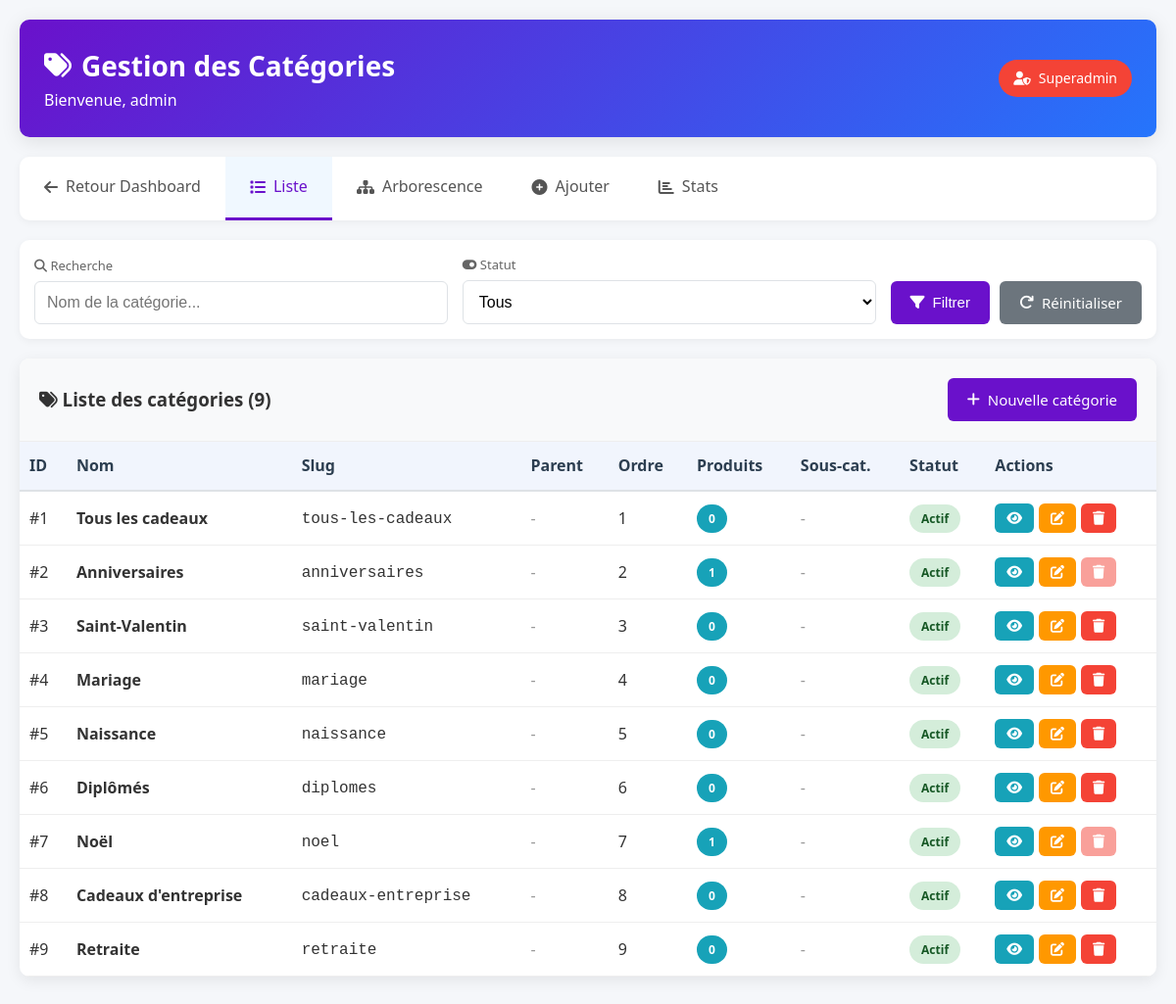
Screenshot of /admin_categories.php (signed in) with the database file from the repository.
### tables this page shows
CREATE TABLE `categories` (
  `id_categorie` int NOT NULL,
  `nom` varchar(100) NOT NULL,
  `slug` varchar(100) NOT NULL,
  `description` text,
  `parent_id` int DEFAULT NULL,
  `image` varchar(255) DEFAULT NULL,
  `ordre` int DEFAULT '0',
  `active` tinyint(1) DEFAULT '1',
  `meta_titre` varchar(255) DEFAULT NULL,
  `meta_description` text,
  `date_creation` datetime DEFAULT CURRENT_TIMESTAMP
);

### admin_categories.php (the view, shortened to what this page needs)
<?php
require_once 'admin_protection.php';
$action = $_GET['action'] ?? 'list';
$id = $_GET['id'] ?? 0;
$admin_username = $_SESSION['admin_username'] ?? 'Administrateur';
$admin_role = $_SESSION['admin_role'] ?? 'Non défini';
function getAllCategories($pdo, $page = 1, $limit = 20, $filtres = []) {
    $offset = ($page - 1) * $limit;
    $sql = "SELECT
                c.*,
                c2.nom as parent_nom,
                (SELECT COUNT(*) FROM produits WHERE id_categorie = c.id_categorie) as nb_produits,
                (SELECT COUNT(*) FROM categories WHERE parent_id = c.id_categorie) as nb_sous_categories
            FROM categories c
            LEFT JOIN categories c2 ON c.parent_id = c2.id_categorie
            WHERE 1=1";
    $params = [];
    $sql .= " ORDER BY c.ordre, c.nom LIMIT :limit OFFSET :offset";
    $stmt = $pdo->prepare($sql);
    $stmt->bindValue(':limit', $limit, PDO::PARAM_INT);
    $stmt->bindValue(':offset', $offset, PDO::PARAM_INT);
    $stmt->execute();
    return $stmt->fetchAll();
}
function countCategories($pdo, $filtres = []) {
    $sql = "SELECT COUNT(*) as total FROM categories WHERE 1=1";
    $params = [];
    $stmt = $pdo->prepare($sql);
    $stmt->execute($params);
    $result = $stmt->fetch();
    return $result['total'];
}
$filtres = [
    'search' => $_GET['search'] ?? '',
    'active' => isset($_GET['active']) ? (int)$_GET['active'] : ''
];
$page = max(1, intval($_GET['page'] ?? 1));
$limit = 20;
$total_categories = countCategories($pdo, $filtres);
$categories = [];
if ($action === 'list') {
    $categories = getAllCategories($pdo, $page, $limit, $filtres);
} elseif ($action === 'edit' && $id > 0) {
    $categorie = getCategoryById($pdo, $id);
    if (!$categorie) {
        $error = "Catégorie non trouvée.";
        $action = 'list';
    }
}
?>
<!DOCTYPE html>
<html lang="fr">
<head>
    <link rel="stylesheet" href="https://cdnjs.cloudflare.com/ajax/libs/font-awesome/6.4.0/css/all.min.css">
</head>
<body>
    <div class="container">
        <div class="header">
            <div>
                <h1><i class="fas fa-tags"></i> Gestion des Catégories</h1>
                <p>Bienvenue, <?php echo htmlspecialchars($admin_username); ?></p>
            </div>
            <div class="role-badge <?php echo $admin_role === 'superadmin' ? 'superadmin-badge' : ''; ?>">
                <i class="fas fa-user-shield"></i> <?php echo htmlspecialchars(ucfirst($admin_role)); ?>
            </div>
        </div>
        <div class="nav-tabs">
            <a href="dashboard.php">
                <i class="fas fa-arrow-left"></i> <span class="hide-mobile">Retour Dashboard</span>
            </a>
            <a href="admin_categories.php?action=list" class="<?php echo $action == 'list' ? 'active' : ''; ?>">
                <i class="fas fa-list"></i> <span>Liste</span>
            </a>
            <a href="admin_categories.php?action=tree" class="<?php echo $action == 'tree' ? 'active' : ''; ?>">
                <i class="fas fa-sitemap"></i> <span>Arborescence</span>
            </a>
            <a href="admin_categories.php?action=add" class="<?php echo $action == 'add' ? 'active' : ''; ?>">
                <i class="fas fa-plus-circle"></i> <span>Ajouter</span>
            </a>
            <a href="admin_categories.php?action=stats" class="<?php echo $action == 'stats' ? 'active' : ''; ?>">
                <i class="fas fa-chart-bar"></i> <span>Stats</span>
            </a>
        </div>
        <?php if ($action == 'list'): ?>
            <div class="filters-section">
                <form method="GET" class="filters-form">
                    <div class="filter-group">
                        <label><i class="fas fa-search"></i> Recherche</label>
                        <input type="text" name="search" placeholder="Nom de la catégorie..."
                               value="<?php echo htmlspecialchars($filtres['search']); ?>">
                    </div>
                    <div class="filter-group">
                        <label><i class="fas fa-toggle-on"></i> Statut</label>
                        <select name="active">
                            <option value="">Tous</option>
                        </select>
                    </div>
                    <div class="filter-actions">
                        <button type="submit" class="btn btn-primary">
                            <i class="fas fa-filter"></i> Filtrer
                        </button>
                        <a href="admin_categories.php?action=list" class="btn btn-secondary">
                            <i class="fas fa-redo"></i> Réinitialiser
                        </a>
                    </div>
                </form>
            </div>
            <div class="table-container">
                <div class="table-header">
                    <h3><i class="fas fa-tags"></i> Liste des catégories (<?php echo $total_categories; ?>)</h3>
                    <a href="admin_categories.php?action=add" class="btn btn-primary" style="width: auto;">
                        <i class="fas fa-plus"></i> Nouvelle catégorie
                    </a>
                </div>
                <?php if (empty($categories)): ?>
                    <div class="text-center" style="padding: 40px 20px;">
                        <i class="fas fa-tags" style="font-size: 60px; color: #ccc; margin-bottom: 20px;"></i>
                        <h3 style="color: #777; margin-bottom: 10px;">Aucune catégorie trouvée</h3>
                        <p style="color: #999; margin-bottom: 20px;">Commencez par créer votre première catégorie.</p>
                        <a href="admin_categories.php?action=add" class="btn btn-primary">
                            <i class="fas fa-plus"></i> Créer une catégorie
                        </a>
                    </div>
                <?php else: ?>
                    <div class="table-responsive">
                        <table>
                            <thead>
                                <tr>
                                    <th>ID</th>
                                    <th>Nom</th>
                                    <th class="hide-mobile">Slug</th>
                                    <th class="hide-mobile">Parent</th>
                                    <th class="hide-mobile">Ordre</th>
                                    <th>Produits</th>
                                    <th class="hide-mobile">Sous-cat.</th>
                                    <th>Statut</th>
                                    <th>Actions</th>
                                </tr>
                            </thead>
                            <tbody>
                                <?php foreach ($categories as $cat): ?>
                                <tr>
                                    <td>#<?php echo $cat['id_categorie']; ?></td>
                                    <td>
                                        <strong><?php echo htmlspecialchars($cat['nom']); ?></strong>
                                    </td>
                                    <td class="hide-mobile"><code><?php echo htmlspecialchars($cat['slug']); ?></code></td>
                                    <td class="hide-mobile">
                                        <?php if ($cat['parent_nom']): ?>
                                            <?php echo htmlspecialchars($cat['parent_nom']); ?>
                                        <?php else: ?>
                                            <span style="color: #999;">-</span>
                                        <?php endif; ?>
                                    </td>
                                    <td class="hide-mobile"><?php echo $cat['ordre']; ?></td>
                                    <td>
                                        <span class="badge" style="background: #17a2b8; color: white;">
                                            <?php echo $cat['nb_produits']; ?>
                                        </span>
                                    </td>
                                    <td class="hide-mobile">
                                        <?php if ($cat['nb_sous_categories'] > 0): ?>
                                            <span class="badge" style="background: #6a11cb; color: white;">
                                                <?php echo $cat['nb_sous_categories']; ?>
                                            </span>
                                        <?php else: ?>
                                            <span style="color: #999;">-</span>
                                        <?php endif; ?>
                                    </td>
                                    <td>
                                        <?php if ($cat['active']): ?>
                                            <span class="badge active">Actif</span>
                                        <?php else: ?>
                                            <span class="badge inactive">Inactif</span>
                                        <?php endif; ?>
                                    </td>
                                    <td>
                                        <div class="actions">
                                            <a href="admin_categories.php?action=view&id=<?php echo $cat['id_categorie']; ?>"
                                               class="btn btn-info btn-sm" title="Voir détails">
                                                <i class="fas fa-eye"></i>
                                            </a>
                                            <a href="admin_categories.php?action=edit&id=<?php echo $cat['id_categorie']; ?>"
                                               class="btn btn-warning btn-sm" title="Modifier">
                                                <i class="fas fa-edit"></i>
                                            </a>
                                            <?php if ($cat['nb_produits'] == 0 && $cat['nb_sous_categories'] == 0): ?>
                                            <button onclick="confirmDelete(<?php echo $cat['id_categorie']; ?>, '<?php echo htmlspecialchars($cat['nom']); ?>')"
                                                    class="btn btn-danger btn-sm" title="Supprimer">
                                                <i class="fas fa-trash"></i>
                                            </button>
                                            <?php else: ?>
                                            <span class="tooltip">
                                                <button class="btn btn-danger btn-sm" disabled style="opacity: 0.5;" title="Impossible de supprimer : catégorie non vide">
                                                    <i class="fas fa-trash"></i>
                                                </button>
                                            </span>
                                            <?php endif; ?>
                                        </div>
                                    </td>
                                </tr>
                                <?php endforeach; ?>
                            </tbody>
                        </table>
                    </div>
                <?php endif; ?>
            </div>
        <?php endif; ?>
    </div>
</body>
</html>

### rows the page displays
categories: id_categorie "1", nom "Tous les cadeaux", slug "tous-les-cadeaux", ordre "1", nb_produits "0", active "Actif"
categories: id_categorie "2", nom "Anniversaires", slug "anniversaires", ordre "2", nb_produits "1", active "Actif"
categories: id_categorie "3", nom "Saint-Valentin", slug "saint-valentin", ordre "3", nb_produits "0", active "Actif"
categories: id_categorie "4", nom "Mariage", slug "mariage", ordre "4", nb_produits "0", active "Actif"
categories: id_categorie "5", nom "Naissance", slug "naissance", ordre "5", nb_produits "0", active "Actif"
categories: id_categorie "6", nom "Diplômés", slug "diplomes", ordre "6", nb_produits "0", active "Actif"
categories: id_categorie "7", nom "Noël", slug "noel", ordre "7", nb_produits "1", active "Actif"
categories: id_categorie "8", nom "Cadeaux d'entreprise", slug "cadeaux-entreprise", ordre "8", nb_produits "0", active "Actif"
categories: id_categorie "9", nom "Retraite", slug "retraite", ordre "9", nb_produits "0", active "Actif"

### other values shown
$admin_username "admin"
$admin_role "Superadmin"
$total_categories "9"
